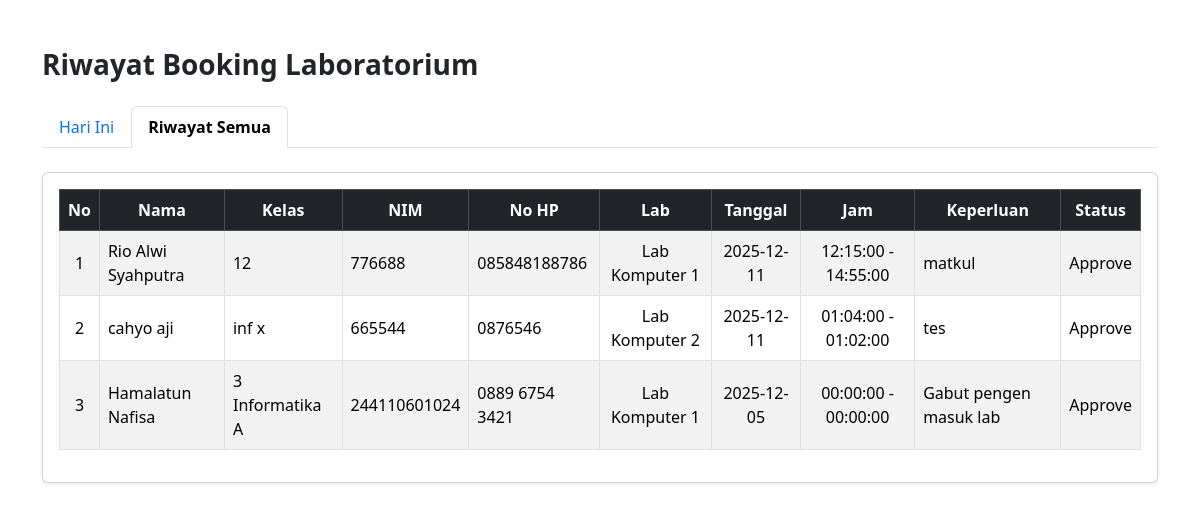
Page /admin/riwayat_booking.php?menu=all on the committed database.
### tables this page shows
CREATE TABLE `booking_lab` (
  `id` int NOT NULL,
  `nama` varchar(100) NOT NULL,
  `kelas` varchar(50) NOT NULL,
  `nim` varchar(30) NOT NULL,
  `nohp` varchar(20) NOT NULL,
  `lab` varchar(50) NOT NULL,
  `tanggal` date NOT NULL,
  `jam_mulai` time NOT NULL,
  `jam_selesai` time NOT NULL,
  `keperluan` varchar(255) NOT NULL,
  `kode_booking` varchar(50) NOT NULL,
  `qr_code` varchar(255) DEFAULT NULL,
  `status` enum('pending','approve','reject') DEFAULT 'pending',
  `created_at` timestamp NULL DEFAULT CURRENT_TIMESTAMP,
  `format` enum('sedang','selesai') NOT NULL
);

### public/admin/riwayat_booking.php (the view, shortened to what this page needs)
<?php
include '../../config/config.php';
$today = date("Y-m-d");
$menu = isset($_GET['menu']) ? $_GET['menu'] : 'today';
if ($menu == 'today') {
    $sql = "SELECT * FROM booking_lab
            WHERE tanggal = '$today'
            ORDER BY jam_mulai ASC";
} else {
    $sql = "SELECT * FROM booking_lab
            WHERE tanggal < '$today'
            ORDER BY tanggal DESC, jam_mulai DESC";
}
$result = mysqli_query($conn, $sql);
?>
<!doctype html>
<html lang="id">
<head>
<link rel="stylesheet" href="https://cdn.jsdelivr.net/npm/bootstrap@5.3.2/dist/css/bootstrap.min.css">
</head>
<body>
<div class="container py-5">
    <h3 class="mb-4 fw-bold">Riwayat Booking Laboratorium</h3>
    <ul class="nav nav-tabs mb-4">
        <li class="nav-item">
            <a class="nav-link <?= $menu=='today' ? 'active fw-bold' : '' ?>"
               href="?menu=today">
               Hari Ini
            </a>
        </li>
        <li class="nav-item">
            <a class="nav-link <?= $menu=='all' ? 'active fw-bold' : '' ?>"
               href="?menu=all">
               Riwayat Semua
            </a>
        </li>
    </ul>
    <div class="card shadow-sm">
        <div class="card-body">
            <div class="table-responsive">
                <table class="table table-bordered table-striped table-hover align-middle">
                    <thead class="table-dark text-center">
                        <tr>
                            <th>No</th>
                            <th>Nama</th>
                            <th>Kelas</th>
                            <th>NIM</th>
                            <th>No HP</th>
                            <th>Lab</th>
                            <th>Tanggal</th>
                            <th>Jam</th>
                            <th>Keperluan</th>
                            <th>Status</th>
                        </tr>
                    </thead>
                    <tbody>
                        <?php
                        $no = 1;
                        while ($row = mysqli_fetch_assoc($result)) :
                        ?>
                        <tr>
                            <td class="text-center"><?= $no++; ?></td>
                            <td><?= htmlspecialchars($row['nama']); ?></td>
                            <td><?= htmlspecialchars($row['kelas']); ?></td>
                            <td><?= htmlspecialchars($row['nim']); ?></td>
                            <td><?= htmlspecialchars($row['nohp']); ?></td>
                            <td class="text-center"><?= $row['lab']; ?></td>
                            <td class="text-center"><?= $row['tanggal']; ?></td>
                            <td class="text-center">
                                <?= $row['jam_mulai']; ?> - <?= $row['jam_selesai']; ?>
                            </td>
                            <td><?= htmlspecialchars($row['keperluan']); ?></td>
                            <td class="text-center text-capitalize">
                                <?= $row['status']; ?>
                            </td>
                        </tr>
                        <?php endwhile; ?>
                    </tbody>
                </table>
            </div>
        </div>
    </div>
</div>
</body>
</html>

### rows in the picture
booking_lab: nama "Rio Alwi Syahputra", kelas "12", nim "776688", nohp "085848188786", lab "Lab Komputer 1", tanggal "2025-12-11", jam_mulai "12:15:00", jam_selesai "14:55:00", keperluan "matkul", status "Approve"
booking_lab: nama "cahyo aji", kelas "inf x", nim "665544", nohp "0876546", lab "Lab Komputer 2", tanggal "2025-12-11", jam_mulai "01:04:00", jam_selesai "01:02:00", keperluan "tes", status "Approve"
booking_lab: nama "Hamalatun Nafisa", kelas "3 Informatika A", nim "244110601024", nohp "0889 6754 3421", lab "Lab Komputer 1", tanggal "2025-12-05", jam_mulai "00:00:00", jam_selesai "00:00:00", keperluan "Gabut pengen masuk lab", status "Approve"
